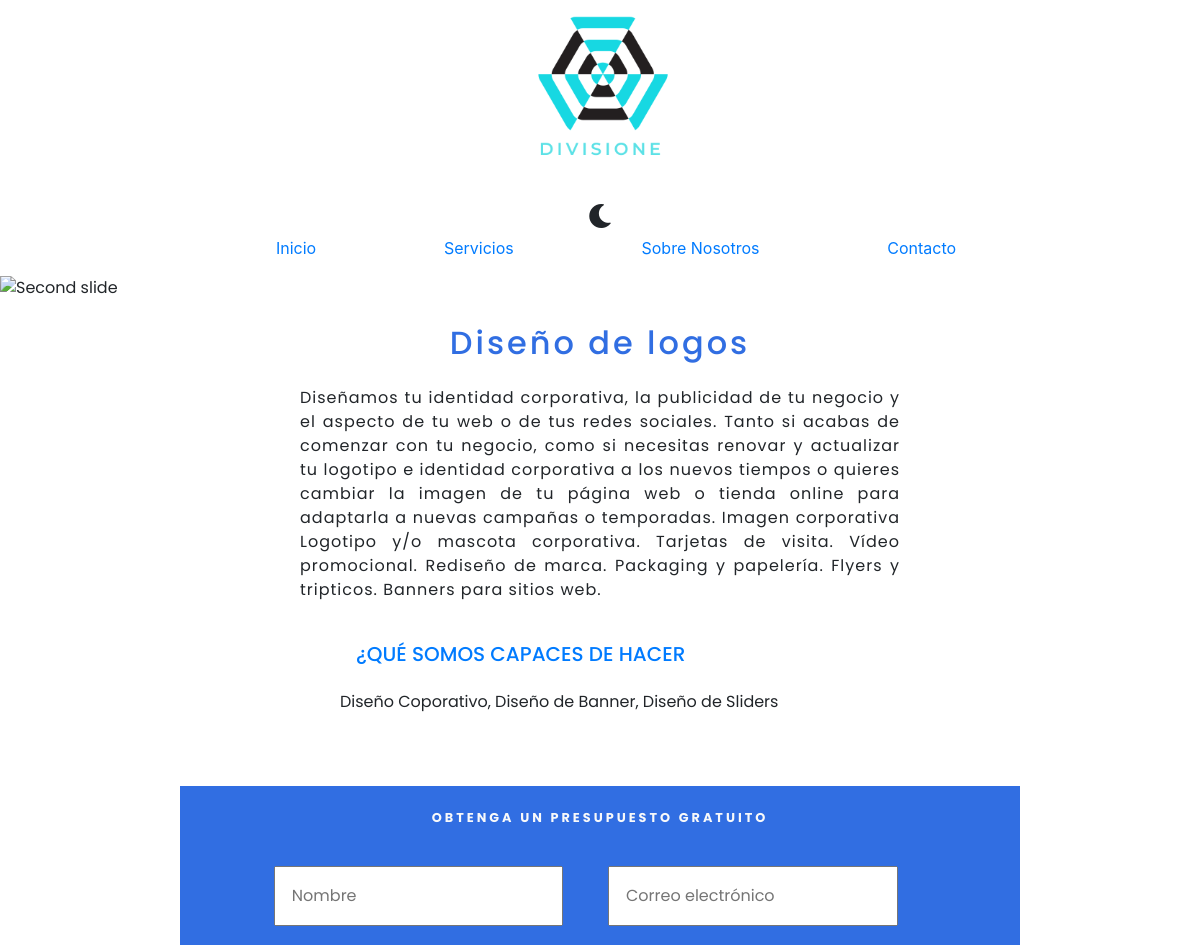
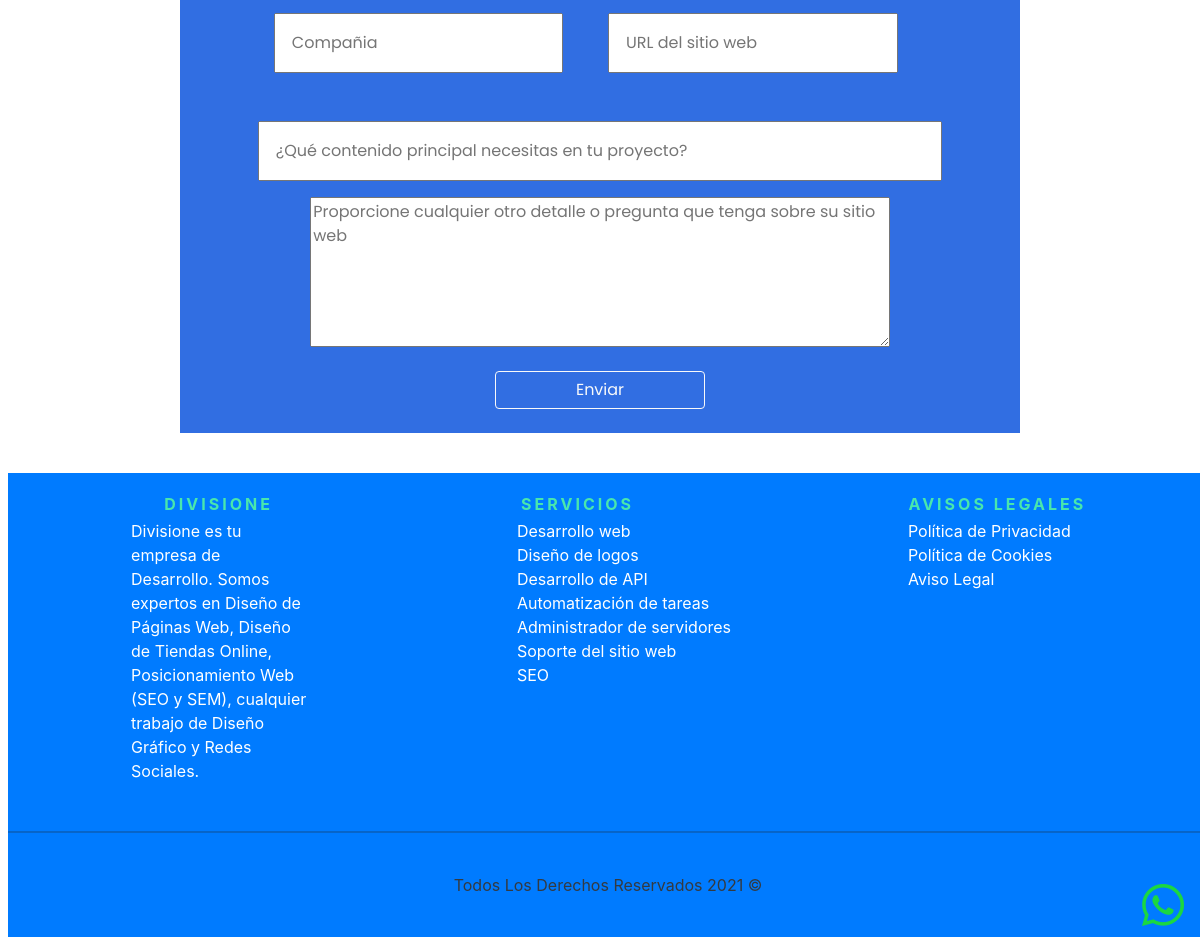
Screenshot of /service.php?id=4 with the database file from the repository (2 pictures, top to bottom).
### tables this page shows
CREATE TABLE `services` (
  `id` int(11) NOT NULL AUTO_INCREMENT,
  `name` varchar(45) NOT NULL,
  `description` text NOT NULL,
  `price` int(5) NOT NULL,
  `imageProduct` varchar(100) DEFAULT NULL,
  PRIMARY KEY (`id`)
);

CREATE TABLE `service` (
  `id` int(11) NOT NULL AUTO_INCREMENT,
  `serviceID` int(11) NOT NULL,
  `name` varchar(255) DEFAULT NULL,
  PRIMARY KEY (`id`),
  KEY `fk_service` (`serviceID`),
  CONSTRAINT `fk_service` FOREIGN KEY (`serviceID`) REFERENCES `services` (`id`)
  ON DELETE CASCADE
  ON UPDATE CASCADE
);

### service.php (the view, shortened to what this page needs)
<?php
    require 'includes/app.php';
    if (empty($_GET)) {
        header('Location: /');
        exit;
    } else {
        $db = connectDB();
        $id = filter_var(intval($_GET['id']), FILTER_VALIDATE_INT);
        $query = "SELECT name, description  FROM services WHERE id = ${id}";
        $data = mysqli_query($db, $query);
    }
?>
    <main class="wrap">
        <div id="carouselExampleSlidesOnly" class="carousel slide" data-ride="carousel">
            <div class="carousel-inner">
                <div class="carousel-item active">
                    <img class="d-block w-100" src="build/img/xbanner-services-2.webp" alt="Second slide">
                </div>
            </div>
        </div>
        <section class="service-box-wrap">
            <?php while ( $service = mysqli_fetch_assoc($data) ): ?>
            <h2 class="title-box-wrap text-center m-4">
                <?php echo $service['name'] ?>
            </h2>
            <p class="sumary-box-product-wrap">
                <?php echo $service['description'] ?>
            </p>
            <ul class="list-product-wrap">
                <h3 class="text-primary m-4 h5 ">¿QUÉ SOMOS CAPACES DE HACER</h3>
                <?php
                $queryForServices = "SELECT name FROM service WHERE serviceID = ${id}";
                $dataForServices = mysqli_query($db, $queryForServices);
                ?>
                <?php while( $services = mysqli_fetch_assoc($dataForServices)): ?>
                <li class="m-2"><?php echo $services['name'] ?></li>
                <?php endwhile; ?>
            </ul>
            <?php endwhile; ?>
        </section>
        <section class="contact-foot">
                <h3 class="title-contact-foot title-deluxe text-center m-4 text-light">Obtenga un presupuesto gratuito</h3>
                <form action="includes/php/contact.php" method="post" class="form-contact-foot d-flex flex-column">
                    <div class="content-contact-foot">
                        <input type="text" name="name" id="name" placeholder="Nombre"  required>
                        <input type="email" name="email" id="email" placeholder="Correo electrónico" required>
                        <input type="text" name="company" id="company" placeholder="Compañia" required>
                        <input type="text" name="url" id="url" placeholder="URL del sitio web" required>
                    </div>
                    <input type="text" name="content" id="content" required placeholder="¿Qué contenido principal necesitas en tu proyecto?">
                </form>
                <textarea class="text-area-contact" name="details" id="details" cols="40" rows="6" required placeholder="Proporcione cualquier otro detalle o pregunta que tenga sobre su sitio web"></textarea>
                <button type="button" class="btn btn-outline-light w-25 m-4">Enviar</button>
            </section>
    </main>
<?php require 'includes/templates/footer.php' ?>

### build/css/app.css (style rules this page uses)
.title-deluxe { font-size:.8rem;font-weight:700;letter-spacing:3px;text-transform:uppercase }
.contact-foot { align-items:center;align-self:center;background-color:#316ee2;background-position:50%;background-repeat:no-repeat;background-size:cover;display:flex;flex-flow:column wrap;margin-bottom:2rem;margin-top:3rem;width:100% }
@media (min-width:768px) { .contact-foot { width:70% } }
.contact-foot .text-area-contact { align-self:center;width:69% }
.contact-foot .form-contact-foot { align-items:center }
.contact-foot .form-contact-foot * { margin-bottom:1rem;padding:1rem;width:91% }
.content-contact-foot { display:grid;gap:1rem;grid-template-columns:repeat(2,1fr) }
.service-box-wrap { align-self:center;display:flex;flex-flow:column wrap;width:80% }
@media (min-width:768px) { .service-box-wrap { width:50% } }
.service-box-wrap .title-box-wrap { color:#316ee2;letter-spacing:3px }
.service-box-wrap .sumary-box-product-wrap { letter-spacing:1px;text-align:justify }
html { -webkit-text-size-adjust:100%;line-height:1.15 }
body { margin:0 }
main { display:block }
img { border-style:none }
button,input,optgroup,select,textarea { font-family:inherit;font-size:100%;line-height:1.15;margin:0 }
button,input { overflow:visible }
button,select { text-transform:none }
[type=button],[type=reset],[type=submit],button { -webkit-appearance:button }
textarea { overflow:auto }
*,:after,:before { box-sizing:inherit }
li { list-style:none }
.wrap { display:flex;flex-flow:column wrap;font-family:Poppins,sans-serif }

### rows the page displays
services: name "Diseño de logos", description "Diseñamos tu identidad corporativa, la publicidad de tu negocio y el aspecto de tu web o de tus redes sociales. Tanto si acabas de comenzar con tu negocio, como si necesitas renovar y actualizar tu logotipo e identidad corporativa a los nuevos tiempos o quieres cambiar la imagen de tu página web o tienda online para adaptarla a nuevas campañas o temporadas. Imagen corporativa Logotipo y/o mascota corporativa. Tarjetas de visita. Vídeo promocional. Rediseño de marca. Packaging y papelería. Flyers y tripticos. Banners para sitios web."
service: name "Diseño Coporativo, Diseño de Banner, Diseño de Sliders"
